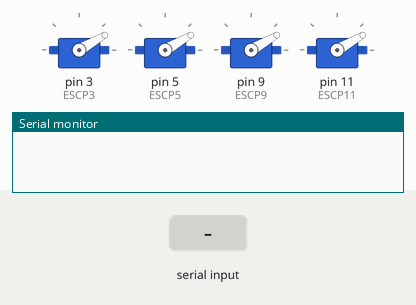
Bench run of a sketch on a simulated Arduino Uno, built with avr-gcc and run on an emulated ATmega328P. Shown: 4 × servo, the last lines printed to the serial monitor. The inputs (shaded band) are chosen by the test bench.

Above: at 1.2 s.
1.3 s: "on" received over Serial
At 6.71 s:
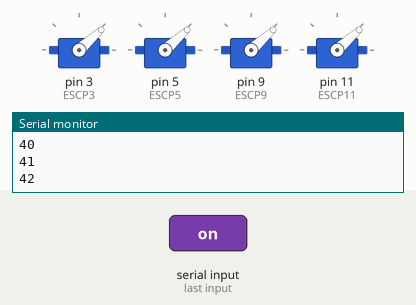
At 13.92 s:
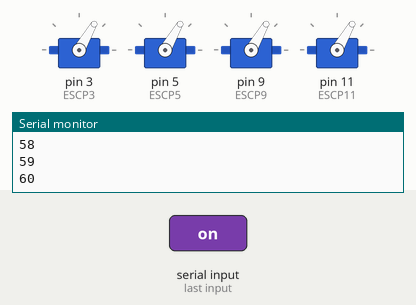
Timing chart, 0 to 15.6 s (numbered marks = the images above; inputs shaded):
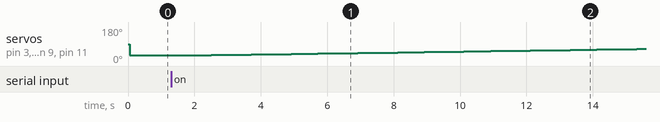

Measured:
- after the input at 1.3 s, servo on pin 3 (ESCP3), servo on pin 5 (ESCP5), servo on pin 9 (ESCP9), servo on pin 11 (ESCP11): moves from 30° to 64° over 13.2 s, starting after 0.81 s

The sketch:

drone.ino
```cpp
#include <SoftwareSerial.h>
#include <Servo.h>
#include "MPU6050.h"
#include "I2Cdev.h"
#include "Wire.h"

Servo ESCP3;
Servo ESCP5;
Servo ESCP9;
Servo ESCP11;
SoftwareSerial hc06(0,1);

int puissanceESC=30;
bool condition;

void setup() {
Serial.begin(9600);
ESCP3.attach(3);
ESCP5.attach(5);
ESCP9.attach(9);
ESCP11.attach(11);

}

void loop() {

  delay(50);
  String t;
  ESCP3.write(puissanceESC);
  ESCP5.write(puissanceESC);
  ESCP9.write(puissanceESC);
  ESCP11.write(puissanceESC);
  while(Serial.available()) { //lit byte en continue tant que la connection est valable
  t += (char)Serial.read(); //lire byte, le convertir en chaine de caractère puis l'ajouter a un string
  }

  if(t.length())
  {

    // Ici demarre le test de 0 a 60% de puissance
    if(t == "on")
    {
      while ((puissanceESC <= 100) && (condition==false))
      {
        delay(400);
      Serial.println(puissanceESC);
  ESCP3.write(puissanceESC);
  ESCP5.write(puissanceESC);
  ESCP9.write(puissanceESC);
  ESCP11.write(puissanceESC);
  puissanceESC++;
  if (puissanceESC >=100)
  {
    condition=true;
  }
      }

       while  ((puissanceESC > 30) && (condition==true))
       {
        delay(400);
        Serial.println(puissanceESC);
  ESCP3.write(puissanceESC);
  ESCP5.write(puissanceESC);
  ESCP9.write(puissanceESC);
  ESCP11.write(puissanceESC);
  puissanceESC--;
       }
      Serial.write("Test en cours"); //quand test moteur actif, une icones s'affiche sur le smartphone
    }

// Ici demarre le faite de mettre la sortie pwm a 0
  else if (t=="min" && puissanceESC>30)
  {
    puissanceESC-=5;

    Serial.println(puissanceESC);
  }

// Ici demarre le faite de mettre la sortie pwm a 180
   else if (t=="max" && puissanceESC<150)
  {
    puissanceESC+=5;
    Serial.println(puissanceESC);
  }
  }

}
// Code a ajouter au bloc pour le gyroscope et l'accelerometre
/*  RECUPERATION INFORMATION GYROSCOPE ET ACCELE


MPU6050 accelgyro;

int16_t ax, ay, az;  //mesures brutes
int16_t gx, gy, gz;
uint8_t Accel_range;
uint8_t Gyro_range;
float angle=0;

void setup() {
  Wire.begin();  //I2C bus
  Serial.begin(9600);
  while (!Serial) {
    ; // wait for serial port to connect. Needed for native USB (LEONARDO)
  }

  // initialize device
  Serial.println("Initialisation I2C...");
  accelgyro.initialize();

  // verify connection
  Serial.println("Test de la conection du dispositif ...");
  Serial.println(accelgyro.testConnection() ? "MPU6050 connection reussie" : "MPU6050 connection echec");
  delay(1000);
}

void loop() {
  accelgyro.getMotion6(&ax, &ay, &az, &gx, &gy, &gz);
  angle=0.98*(angle+float(gy)*0.01/131) + 0.02*atan2((double)ax,(double)az)*180/PI;
  Serial.println(angle);
  delay(10);
}
FIN RECUPERATION INFORMATION GYROSCOPE ET ACCELE */
```
